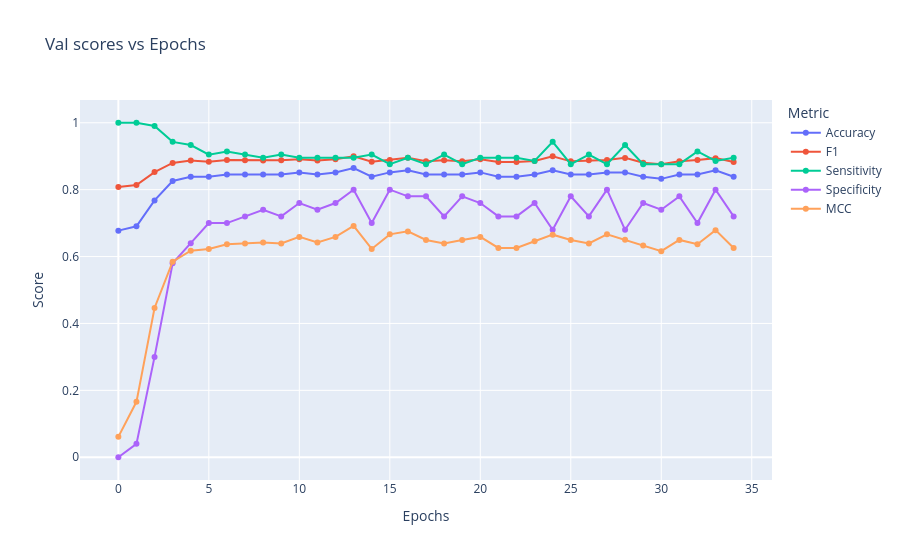

Notebook code cell kept with this figure:
### Code cell
metrics_plot(results.accuracies, results.f1s, results.sensitivities, results.specificities, results.mccs)

### Figure 1 — Plotly figure (JSON) as saved in the notebook; plotly's stock layout.template omitted (floating-point values rounded to 4 significant figures)
{"data": [{"hovertemplate": "Metric=Accuracy<br>Epochs=%{x}<br>Score=%{y}<extra></extra>", "legendgroup": "Accuracy", "line": {"color": "#636efa", "dash": "solid"}, "marker": {"symbol": "circle"}, "mode": "lines+markers", "name": "Accuracy", "orientation": "v", "showlegend": true, "type": "scatter", "x": [0, 1, 2, 3, 4, 5, 6, 7, 8, 9, 10, 11, 12, 13, 14, 15, 16, 17, 18, 19, 20, 21, 22, 23, 24, 25, 26, 27, 28, 29, 30, 31, 32, 33, 34], "xaxis": "x", "y": [0.6774, 0.6903, 0.7677, 0.8258, 0.8387, 0.8387, 0.8452, 0.8452, 0.8452, 0.8452, 0.8516, 0.8452, 0.8516, 0.8645, 0.8387, 0.8516, 0.8581, 0.8452, 0.8452, 0.8452, 0.8516, 0.8387, 0.8387, 0.8452, 0.8581, 0.8452, 0.8452, 0.8516, 0.8516, 0.8387, 0.8323, 0.8452, 0.8452, 0.8581, 0.8387], "yaxis": "y"}, {"hovertemplate": "Metric=F1<br>Epochs=%{x}<br>Score=%{y}<extra></extra>", "legendgroup": "F1", "line": {"color": "#EF553B", "dash": "solid"}, "marker": {"symbol": "circle"}, "mode": "lines+markers", "name": "F1", "orientation": "v", "showlegend": true, "type": "scatter", "x": [0, 1, 2, 3, 4, 5, 6, 7, 8, 9, 10, 11, 12, 13, 14, 15, 16, 17, 18, 19, 20, 21, 22, 23, 24, 25, 26, 27, 28, 29, 30, 31, 32, 33, 34], "xaxis": "x", "y": [0.8077, 0.814, 0.8525, 0.88, 0.8869, 0.8837, 0.8889, 0.8879, 0.8868, 0.8879, 0.891, 0.8868, 0.891, 0.8995, 0.8837, 0.8889, 0.8952, 0.8846, 0.8879, 0.8846, 0.891, 0.8826, 0.8826, 0.8857, 0.9, 0.8846, 0.8879, 0.8889, 0.895, 0.8804, 0.8762, 0.8846, 0.8889, 0.8942, 0.8826], "yaxis": "y"}, {"hovertemplate": "Metric=Sensitivity<br>Epochs=%{x}<br>Score=%{y}<extra></extra>", "legendgroup": "Sensitivity", "line": {"color": "#00cc96", "dash": "solid"}, "marker": {"symbol": "circle"}, "mode": "lines+markers", "name": "Sensitivity", "orientation": "v", "showlegend": true, "type": "scatter", "x": [0, 1, 2, 3, 4, 5, 6, 7, 8, 9, 10, 11, 12, 13, 14, 15, 16, 17, 18, 19, 20, 21, 22, 23, 24, 25, 26, 27, 28, 29, 30, 31, 32, 33, 34], "xaxis": "x", "y": [1.0, 1.0, 0.9905, 0.9429, 0.9333, 0.9048, 0.9143, 0.9048, 0.8952, 0.9048, 0.8952, 0.8952, 0.8952, 0.8952, 0.9048, 0.8762, 0.8952, 0.8762, 0.9048, 0.8762, 0.8952, 0.8952, 0.8952, 0.8857, 0.9429, 0.8762, 0.9048, 0.8762, 0.9333, 0.8762, 0.8762, 0.8762, 0.9143, 0.8857, 0.8952], "yaxis": "y"}, {"hovertemplate": "Metric=Specificity<br>Epochs=%{x}<br>Score=%{y}<extra></extra>", "legendgroup": "Specificity", "line": {"color": "#ab63fa", "dash": "solid"}, "marker": {"symbol": "circle"}, "mode": "lines+markers", "name": "Specificity", "orientation": "v", "showlegend": true, "type": "scatter", "x": [0, 1, 2, 3, 4, 5, 6, 7, 8, 9, 10, 11, 12, 13, 14, 15, 16, 17, 18, 19, 20, 21, 22, 23, 24, 25, 26, 27, 28, 29, 30, 31, 32, 33, 34], "xaxis": "x", "y": [0.0, 0.04, 0.3, 0.58, 0.64, 0.7, 0.7, 0.72, 0.74, 0.72, 0.76, 0.74, 0.76, 0.8, 0.7, 0.8, 0.78, 0.78, 0.72, 0.78, 0.76, 0.72, 0.72, 0.76, 0.68, 0.78, 0.72, 0.8, 0.68, 0.76, 0.74, 0.78, 0.7, 0.8, 0.72], "yaxis": "y"}, {"hovertemplate": "Metric=MCC<br>Epochs=%{x}<br>Score=%{y}<extra></extra>", "legendgroup": "MCC", "line": {"color": "#FFA15A", "dash": "solid"}, "marker": {"symbol": "circle"}, "mode": "lines+markers", "name": "MCC", "orientation": "v", "showlegend": true, "type": "scatter", "x": [0, 1, 2, 3, 4, 5, 6, 7, 8, 9, 10, 11, 12, 13, 14, 15, 16, 17, 18, 19, 20, 21, 22, 23, 24, 25, 26, 27, 28, 29, 30, 31, 32, 33, 34], "xaxis": "x", "y": [0.06097, 0.1657, 0.4463, 0.5846, 0.6176, 0.6228, 0.6369, 0.6393, 0.6422, 0.6393, 0.6588, 0.6422, 0.6588, 0.6917, 0.6228, 0.6664, 0.6752, 0.6497, 0.6393, 0.6497, 0.6588, 0.6257, 0.6257, 0.6457, 0.6654, 0.6497, 0.6393, 0.6664, 0.65, 0.6329, 0.6162, 0.6497, 0.6369, 0.6789, 0.6257], "yaxis": "y"}], "layout": {"legend": {"title": {"text": "Metric"}, "tracegroupgap": 0}, "title": {"text": "Val scores vs Epochs"}, "xaxis": {"anchor": "y", "domain": [0, 1], "title": {"text": "Epochs"}}, "yaxis": {"anchor": "x", "domain": [0, 1], "title": {"text": "Score"}}}}
